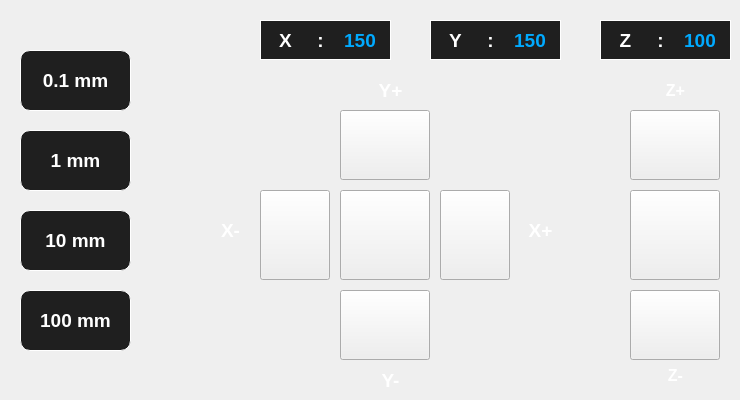
    <widget class="QWidget" name="Controls">
     <attribute name="icon">
      <iconset resource="Resources_1.qrc">
       <normaloff>:/NEW/Icons/levels (2).png</normaloff>:/NEW/Icons/levels (2).png</iconset>
     </attribute>
     <attribute name="title">
      <string/>
     </attribute>
     <widget class="QLabel" name="Y_Up_Label">
      <property name="geometry">
       <rect>
        <x>370</x>
        <y>80</y>
        <width>41</width>
        <height>21</height>
       </rect>
      </property>
      <property name="font">
       <font>
        <family>MS Shell Dlg 2</family>
        <pointsize>14</pointsize>
        <weight>75</weight>
        <italic>false</italic>
        <bold>true</bold>
       </font>
      </property>
      <property name="styleSheet">
       <string notr="true">QLabel {

color: rgb(255,255,255);


}

</string>
      </property>
      <property name="text">
       <string>Y+</string>
      </property>
      <property name="alignment">
       <set>Qt::AlignCenter</set>
      </property>
     </widget>
     <widget class="QLabel" name="Z_Down_Label">
      <property name="geometry">
       <rect>
        <x>660</x>
        <y>365</y>
        <width>31</width>
        <height>21</height>
       </rect>
      </property>
      <property name="font">
       <font>
        <family>MS Shell Dlg 2</family>
        <pointsize>12</pointsize>
        <weight>75</weight>
        <italic>false</italic>
        <bold>true</bold>
       </font>
      </property>
      <property name="styleSheet">
       <string notr="true">QLabel {

color: rgb(255,255,255);


}

</string>
      </property>
      <property name="text">
       <string>Z-</string>
      </property>
      <property name="alignment">
       <set>Qt::AlignCenter</set>
      </property>
     </widget>
     <widget class="QPushButton" name="Y_Up_PB">
      <property name="geometry">
       <rect>
        <x>340</x>
        <y>110</y>
        <width>90</width>
        <height>70</height>
       </rect>
      </property>
      <property name="cursor">
       <cursorShape>PointingHandCursor</cursorShape>
      </property>
      <property name="styleSheet">
       <string notr="true">
QPushButton:pressed {
    background-color: qlineargradient(x1: 0, y1: 0, x2: 0, y2: 1,
                                      stop: 0 #dadbde, stop: 1 #f6f7fa);
}
</string>
      </property>
      <property name="text">
       <string/>
      </property>
      <property name="icon">
       <iconset resource="Resources_1.qrc">
        <normaloff>:/NEW/Icons/up-arrow-angle (2).png</normaloff>:/NEW/Icons/up-arrow-angle (2).png</iconset>
      </property>
      <property name="iconSize">
       <size>
        <width>80</width>
        <height>70</height>
       </size>
      </property>
     </widget>
     <widget class="QLabel" name="X_Lable">
      <property name="geometry">
       <rect>
        <x>260</x>
        <y>20</y>
        <width>50</width>
        <height>40</height>
       </rect>
      </property>
      <property name="font">
       <font>
        <family>MS Shell Dlg 2</family>
        <pointsize>14</pointsize>
        <weight>75</weight>
        <italic>false</italic>
        <bold>true</bold>
       </font>
      </property>
      <property name="styleSheet">
       <string notr="true">QLabel {

color: rgb(255,255,255);
border-left: 1px solid white;
border-top: 1px solid white;
border-bottom: 1px solid white;
background-color: rgb(31, 31, 31);

}

</string>
      </property>
      <property name="text">
       <string>X</string>
      </property>
      <property name="alignment">
       <set>Qt::AlignCenter</set>
      </property>
     </widget>
     <widget class="QLabel" name="Y_Value">
      <property name="geometry">
       <rect>
        <x>500</x>
        <y>20</y>
        <width>61</width>
        <height>40</height>
       </rect>
      </property>
      <property name="font">
       <font>
        <family>MS Shell Dlg 2</family>
        <pointsize>14</pointsize>
        <weight>75</weight>
        <italic>false</italic>
        <bold>true</bold>
       </font>
      </property>
      <property name="styleSheet">
       <string notr="true">QLabel {

color: rgb(0, 170, 255);
border-right: 1px solid white;
border-top: 1px solid white;
border-bottom: 1px solid white;
background-color: rgb(31, 31, 31);
}

</string>
      </property>
      <property name="text">
       <string>150</string>
      </property>
      <property name="alignment">
       <set>Qt::AlignCenter</set>
      </property>
     </widget>
     <widget class="QLabel" name="X_Down_Label">
      <property name="geometry">
       <rect>
        <x>210</x>
        <y>220</y>
        <width>41</width>
        <height>21</height>
       </rect>
      </property>
      <property name="font">
       <font>
        <family>MS Shell Dlg 2</family>
        <pointsize>14</pointsize>
        <weight>75</weight>
        <italic>false</italic>
        <bold>true</bold>
       </font>
      </property>
      <property name="styleSheet">
       <string notr="true">QLabel {

color: rgb(255,255,255);


}


</string>
      </property>
      <property name="text">
       <string>X-</string>
      </property>
      <property name="alignment">
       <set>Qt::AlignCenter</set>
      </property>
     </widget>
     <widget class="QLabel" name="X_Up_Label">
      <property name="geometry">
       <rect>
        <x>520</x>
        <y>220</y>
        <width>41</width>
        <height>21</height>
       </rect>
      </property>
      <property name="font">
       <font>
        <family>MS Shell Dlg 2</family>
        <pointsize>14</pointsize>
        <weight>75</weight>
        <italic>false</italic>
        <bold>true</bold>
       </font>
      </property>
      <property name="styleSheet">
       <string notr="true">QLabel {

color: rgb(255,255,255);


}


</string>
      </property>
      <property name="text">
       <string>X+</string>
      </property>
      <property name="alignment">
       <set>Qt::AlignCenter</set>
      </property>
     </widget>
     <widget class="QPushButton" name="XY_Home_PB">
      <property name="geometry">
       <rect>
        <x>340</x>
        <y>190</y>
        <width>90</width>
        <height>90</height>
       </rect>
      </property>
      <property name="cursor">
       <cursorShape>PointingHandCursor</cursorShape>
      </property>
      <property name="styleSheet">
       <string notr="true">QPushButton:pressed {
    background-color: qlineargradient(x1: 0, y1: 0, x2: 0, y2: 1,
                                      stop: 0 #dadbde, stop: 1 #f6f7fa);
}

</string>
      </property>
      <property name="text">
       <string/>
      </property>
      <property name="icon">
       <iconset resource="Resources_1.qrc">
        <normaloff>:/NEW/Icons/home (2).png</normaloff>:/NEW/Icons/home (2).png</iconset>
      </property>
      <property name="iconSize">
       <size>
        <width>90</width>
        <height>90</height>
       </size>
      </property>
     </widget>
     <widget class="QPushButton" name="Z_Home_PB">
      <property name="geometry">
       <rect>
        <x>630</x>
        <y>190</y>
        <width>90</width>
        <height>90</height>
       </rect>
      </property>
      <property name="cursor">
       <cursorShape>PointingHandCursor</cursorShape>
      </property>
      <property name="styleSheet">
       <string notr="true">QPushButton:pressed {
    background-color: qlineargradient(x1: 0, y1: 0, x2: 0, y2: 1,
                                      stop: 0 #dadbde, stop: 1 #f6f7fa);
}</string>
      </property>
      <property name="text">
       <string/>
      </property>
      <property name="icon">
       <iconset resource="Resources_1.qrc">
        <normaloff>:/NEW/Icons/home (2).png</normaloff>:/NEW/Icons/home (2).png</iconset>
      </property>
      <property name="iconSize">
       <size>
        <width>90</width>
        <height>90</height>
       </size>
      </property>
     </widget>
     <widget class="QLabel" name="Z_up_Label">
      <property name="geometry">
       <rect>
        <x>660</x>
        <y>80</y>
        <width>31</width>
        <height>21</height>
       </rect>
      </property>
      <property name="font">
       <font>
        <family>MS Shell Dlg 2</family>
        <pointsize>12</pointsize>
        <weight>75</weight>
        <italic>false</italic>
        <bold>true</bold>
       </font>
      </property>
      <property name="styleSheet">
       <string notr="true">QLabel {

color: rgb(255,255,255);


}

</string>
      </property>
      <property name="text">
       <string>Z+</string>
      </property>
      <property name="alignment">
       <set>Qt::AlignCenter</set>
      </property>
     </widget>
     <widget class="QPushButton" name="Z_Down_PB">
      <property name="geometry">
       <rect>
        <x>630</x>
        <y>290</y>
        <width>90</width>
        <height>70</height>
       </rect>
      </property>
      <property name="cursor">
       <cursorShape>PointingHandCursor</cursorShape>
      </property>
      <property name="styleSheet">
       <string notr="true">QPushButton:pressed {
    background-color: qlineargradient(x1: 0, y1: 0, x2: 0, y2: 1,
                                      stop: 0 #dadbde, stop: 1 #f6f7fa);
}</string>
      </property>
      <property name="text">
       <string/>
      </property>
      <property name="icon">
       <iconset resource="Resources_1.qrc">
        <normaloff>:/NEW/Icons/descendant-arrow-angle (1).png</normaloff>:/NEW/Icons/descendant-arrow-angle (1).png</iconset>
      </property>
      <property name="iconSize">
       <size>
        <width>80</width>
        <height>70</height>
       </size>
      </property>
     </widget>
     <widget class="QLabel" name="Y_Label">
      <property name="geometry">
       <rect>
        <x>430</x>
        <y>20</y>
        <width>50</width>
        <height>40</height>
       </rect>
      </property>
      <property name="font">
       <font>
        <family>MS Shell Dlg 2</family>
        <pointsize>14</pointsize>
        <weight>75</weight>
        <italic>false</italic>
        <bold>true</bold>
       </font>
      </property>
      <property name="styleSheet">
       <string notr="true">QLabel {

color: rgb(255,255,255);
border-left: 1px solid white;
border-top: 1px solid white;
border-bottom: 1px solid white;
background-color: rgb(31, 31, 31);

}

</string>
      </property>
      <property name="text">
       <string>Y</string>
      </property>
      <property name="alignment">
       <set>Qt::AlignCenter</set>
      </property>
     </widget>
     <widget class="QPushButton" name="Z_Up_PB">
      <property name="geometry">
       <rect>
        <x>630</x>
        <y>110</y>
        <width>90</width>
        <height>70</height>
       </rect>
      </property>
      <property name="cursor">
       <cursorShape>PointingHandCursor</cursorShape>
      </property>
      <property name="styleSheet">
       <string notr="true">QPushButton:pressed {
    background-color: qlineargradient(x1: 0, y1: 0, x2: 0, y2: 1,
                                      stop: 0 #dadbde, stop: 1 #f6f7fa);
}</string>
      </property>
      <property name="text">
       <string/>
      </property>
      <property name="icon">
       <iconset resource="Resources_1.qrc">
        <normaloff>:/NEW/Icons/up-arrow-angle (2).png</normaloff>:/NEW/Icons/up-arrow-angle (2).png</iconset>
      </property>
      <property name="iconSize">
       <size>
        <width>80</width>
        <height>70</height>
       </size>
      </property>
     </widget>
     <widget class="QPushButton" name="X_Down_PB">
      <property name="geometry">
       <rect>
        <x>260</x>
        <y>190</y>
        <width>70</width>
        <height>90</height>
       </rect>
      </property>
      <property name="cursor">
       <cursorShape>PointingHandCursor</cursorShape>
      </property>
      <property name="styleSheet">
       <string notr="true">QPushButton:pressed {
    background-color: qlineargradient(x1: 0, y1: 0, x2: 0, y2: 1,
                                      stop: 0 #dadbde, stop: 1 #f6f7fa);
}</string>
      </property>
      <property name="text">
       <string/>
      </property>
      <property name="icon">
       <iconset resource="Resources_1.qrc">
        <normaloff>:/NEW/Icons/left-arrow-angle (1).png</normaloff>:/NEW/Icons/left-arrow-angle (1).png</iconset>
      </property>
      <property name="iconSize">
       <size>
        <width>80</width>
        <height>70</height>
       </size>
      </property>
     </widget>
     <widget class="QLabel" name="X_Value">
      <property name="geometry">
       <rect>
        <x>330</x>
        <y>20</y>
        <width>61</width>
        <height>40</height>
       </rect>
      </property>
      <property name="font">
       <font>
        <family>MS Shell Dlg 2</family>
        <pointsize>14</pointsize>
        <weight>75</weight>
        <italic>false</italic>
        <bold>true</bold>
       </font>
      </property>
      <property name="styleSheet">
       <string notr="true">QLabel {

color: rgb(0, 170, 255);
border-right: 1px solid white;
border-top: 1px solid white;
border-bottom: 1px solid white;
background-color: rgb(31, 31, 31);
}

</string>
      </property>
      <property name="text">
       <string>150</string>
      </property>
      <property name="alignment">
       <set>Qt::AlignCenter</set>
      </property>
     </widget>
     <widget class="QPushButton" name="X_Up_PB">
      <property name="geometry">
       <rect>
        <x>440</x>
        <y>190</y>
        <width>70</width>
        <height>90</height>
       </rect>
      </property>
      <property name="cursor">
       <cursorShape>PointingHandCursor</cursorShape>
      </property>
      <property name="styleSheet">
       <string notr="true">QPushButton:pressed {
    background-color: qlineargradient(x1: 0, y1: 0, x2: 0, y2: 1,
                                      stop: 0 #dadbde, stop: 1 #f6f7fa);
}</string>
      </property>
      <property name="text">
       <string/>
      </property>
      <property name="icon">
       <iconset resource="Resources_1.qrc">
        <normaloff>:/NEW/Icons/arrow-angle-pointing-to-right (1).png</normaloff>:/NEW/Icons/arrow-angle-pointing-to-right (1).png</iconset>
      </property>
      <property name="iconSize">
       <size>
        <width>80</width>
        <height>70</height>
       </size>
      </property>
     </widget>
     <widget class="QPushButton" name="PB_01">
      <property name="geometry">
       <rect>
        <x>20</x>
        <y>50</y>
        <width>111</width>
        <height>61</height>
       </rect>
      </property>
      <property name="font">
       <font>
        <pointsize>14</pointsize>
        <weight>75</weight>
        <bold>true</bold>
       </font>
      </property>
      <property name="cursor">
       <cursorShape>PointingHandCursor</cursorShape>
      </property>
      <property name="styleSheet">
       <string notr="true">QPushButton{
border-radius:10px;
border: 1px solid white;
}
QPushButton:open {
background-color: rgb(0, 170, 255);
}
QPushButton:closed {
color: rgb(255, 255, 255);
	background-color: rgb(31, 31, 31);
}
</string>
      </property>
      <property name="text">
       <string>0.1 mm</string>
      </property>
      <property name="checkable">
       <bool>true</bool>
      </property>
      <property name="checked">
       <bool>false</bool>
      </property>
     </widget>
     <widget class="QPushButton" name="Y_Down_PB">
      <property name="geometry">
       <rect>
        <x>340</x>
        <y>290</y>
        <width>90</width>
        <height>70</height>
       </rect>
      </property>
      <property name="cursor">
       <cursorShape>PointingHandCursor</cursorShape>
      </property>
      <property name="styleSheet">
       <string notr="true">QPushButton:pressed {
    background-color: qlineargradient(x1: 0, y1: 0, x2: 0, y2: 1,
                                      stop: 0 #dadbde, stop: 1 #f6f7fa);
}</string>
      </property>
      <property name="text">
       <string/>
      </property>
      <property name="icon">
       <iconset resource="Resources_1.qrc">
        <normaloff>:/NEW/Icons/descendant-arrow-angle (1).png</normaloff>:/NEW/Icons/descendant-arrow-angle (1).png</iconset>
      </property>
      <property name="iconSize">
       <size>
        <width>80</width>
        <height>70</height>
       </size>
      </property>
     </widget>
     <widget class="QLabel" name="Z_Label">
      <property name="geometry">
       <rect>
        <x>600</x>
        <y>20</y>
        <width>50</width>
        <height>40</height>
       </rect>
      </property>
      <property name="font">
       <font>
        <family>MS Shell Dlg 2</family>
        <pointsize>14</pointsize>
        <weight>75</weight>
        <italic>false</italic>
        <bold>true</bold>
       </font>
      </property>
      <property name="styleSheet">
       <string notr="true">QLabel {

color: rgb(255,255,255);
border-left: 1px solid white;
border-top: 1px solid white;
border-bottom: 1px solid white;
background-color: rgb(31, 31, 31);

}

</string>
      </property>
      <property name="text">
       <string>Z</string>
      </property>
      <property name="alignment">
       <set>Qt::AlignCenter</set>
      </property>
     </widget>
     <widget class="QLabel" name="Z_Value">
      <property name="geometry">
       <rect>
        <x>670</x>
        <y>20</y>
        <width>61</width>
        <height>40</height>
       </rect>
      </property>
      <property name="font">
       <font>
        <family>MS Shell Dlg 2</family>
        <pointsize>14</pointsize>
        <weight>75</weight>
        <italic>false</italic>
        <bold>true</bold>
       </font>
      </property>
      <property name="styleSheet">
       <string notr="true">QLabel {

color: rgb(0, 170, 255);
border-right: 1px solid white;
border-top: 1px solid white;
border-bottom: 1px solid white;
background-color: rgb(31, 31, 31);
}

</string>
      </property>
      <property name="text">
       <string>100</string>
      </property>
      <property name="alignment">
       <set>Qt::AlignCenter</set>
      </property>
     </widget>
     <widget class="QLabel" name="Y_Down_Label">
      <property name="geometry">
       <rect>
        <x>370</x>
        <y>370</y>
        <width>41</width>
        <height>21</height>
       </rect>
      </property>
      <property name="font">
       <font>
        <family>MS Shell Dlg 2</family>
        <pointsize>14</pointsize>
        <weight>75</weight>
        <italic>false</italic>
        <bold>true</bold>
       </font>
      </property>
      <property name="styleSheet">
       <string notr="true">QLabel {

color: rgb(255,255,255);


}

</string>
      </property>
      <property name="text">
       <string>Y-</string>
      </property>
      <property name="alignment">
       <set>Qt::AlignCenter</set>
      </property>
     </widget>
     <widget class="QPushButton" name="PB_100">
      <property name="geometry">
       <rect>
        <x>20</x>
        <y>290</y>
        <width>111</width>
        <height>61</height>
       </rect>
      </property>
      <property name="font">
       <font>
        <pointsize>14</pointsize>
        <weight>75</weight>
        <bold>true</bold>
       </font>
      </property>
      <property name="cursor">
       <cursorShape>PointingHandCursor</cursorShape>
      </property>
      <property name="styleSheet">
       <string notr="true">QPushButton{
border-radius:10px;
border: 1px solid white;
}
QPushButton:open {
background-color: rgb(0, 170, 255);
}
QPushButton:closed {
color: rgb(255, 255, 255);
	background-color: rgb(31, 31, 31);
}
</string>
      </property>
      <property name="text">
       <string>100 mm</string>
      </property>
      <property name="checkable">
       <bool>true</bool>
      </property>
     </widget>
     <widget class="QPushButton" name="PB_1">
      <property name="geometry">
       <rect>
        <x>20</x>
        <y>130</y>
        <width>111</width>
        <height>61</height>
       </rect>
      </property>
      <property name="font">
       <font>
        <pointsize>14</pointsize>
        <weight>75</weight>
        <bold>true</bold>
       </font>
      </property>
      <property name="cursor">
       <cursorShape>PointingHandCursor</cursorShape>
      </property>
      <property name="styleSheet">
       <string notr="true">QPushButton{
border-radius:10px;
border: 1px solid white;
}
QPushButton:open {
background-color: rgb(0, 170, 255);
}
QPushButton:closed {
color: rgb(255, 255, 255);
	background-color: rgb(31, 31, 31);
}
</string>
      </property>
      <property name="text">
       <string>1 mm</string>
      </property>
      <property name="checkable">
       <bool>true</bool>
      </property>
     </widget>
     <widget class="QPushButton" name="PB_10">
      <property name="geometry">
       <rect>
        <x>20</x>
        <y>210</y>
        <width>111</width>
        <height>61</height>
       </rect>
      </property>
      <property name="font">
       <font>
        <pointsize>14</pointsize>
        <weight>75</weight>
        <bold>true</bold>
       </font>
      </property>
      <property name="cursor">
       <cursorShape>PointingHandCursor</cursorShape>
      </property>
      <property name="styleSheet">
       <string notr="true">QPushButton{
border-radius:10px;
border: 1px solid white;
}
QPushButton:open {
background-color: rgb(0, 170, 255);
}
QPushButton:closed {
color: rgb(255, 255, 255);
	background-color: rgb(31, 31, 31);
}
</string>
      </property>
      <property name="text">
       <string>10 mm</string>
      </property>
      <property name="checkable">
       <bool>true</bool>
      </property>
     </widget>
     <widget class="QLabel" name="X_Lable_3">
      <property name="geometry">
       <rect>
        <x>310</x>
        <y>20</y>
        <width>21</width>
        <height>40</height>
       </rect>
      </property>
      <property name="font">
       <font>
        <family>MS Shell Dlg 2</family>
        <pointsize>14</pointsize>
        <weight>75</weight>
        <italic>false</italic>
        <bold>true</bold>
       </font>
      </property>
      <property name="styleSheet">
       <string notr="true">QLabel {

color: rgb(255,255,255);

border-top: 1px solid white;
border-bottom: 1px solid white;
background-color: rgb(31, 31, 31);

}

</string>
      </property>
      <property name="text">
       <string>:</string>
      </property>
      <property name="alignment">
       <set>Qt::AlignCenter</set>
      </property>
     </widget>
     <widget class="QLabel" name="X_Lable_4">
      <property name="geometry">
       <rect>
        <x>480</x>
        <y>20</y>
        <width>21</width>
        <height>40</height>
       </rect>
      </property>
      <property name="font">
       <font>
        <family>MS Shell Dlg 2</family>
        <pointsize>14</pointsize>
        <weight>75</weight>
        <italic>false</italic>
        <bold>true</bold>
       </font>
      </property>
      <property name="styleSheet">
       <string notr="true">QLabel {

color: rgb(255,255,255);

border-top: 1px solid white;
border-bottom: 1px solid white;
background-color: rgb(31, 31, 31);

}

</string>
      </property>
      <property name="text">
       <string>:</string>
      </property>
      <property name="alignment">
       <set>Qt::AlignCenter</set>
      </property>
     </widget>
     <widget class="QLabel" name="X_Lable_5">
      <property name="geometry">
       <rect>
        <x>650</x>
        <y>20</y>
        <width>21</width>
        <height>40</height>
       </rect>
      </property>
      <property name="font">
       <font>
        <family>MS Shell Dlg 2</family>
        <pointsize>14</pointsize>
        <weight>75</weight>
        <italic>false</italic>
        <bold>true</bold>
       </font>
      </property>
      <property name="styleSheet">
       <string notr="true">QLabel {

color: rgb(255,255,255);

border-top: 1px solid white;
border-bottom: 1px solid white;
background-color: rgb(31, 31, 31);

}

</string>
      </property>
      <property name="text">
       <string>:</string>
      </property>
      <property name="alignment">
       <set>Qt::AlignCenter</set>
      </property>
     </widget>
    </widget>
